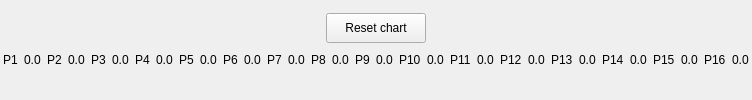
     <widget class="QWidget" name="tlaskan_view_pg_2">
      <property name="enabled">
       <bool>true</bool>
      </property>
      <layout class="QVBoxLayout" name="verticalLayout_8">
       <property name="leftMargin">
        <number>2</number>
       </property>
       <property name="rightMargin">
        <number>2</number>
       </property>
       <item>
        <widget class="QWidget" name="widget_57" native="true">
         <property name="minimumSize">
          <size>
           <width>0</width>
           <height>35</height>
          </size>
         </property>
         <property name="maximumSize">
          <size>
           <width>16777215</width>
           <height>35</height>
          </size>
         </property>
         <layout class="QHBoxLayout" name="horizontalLayout_33">
          <property name="leftMargin">
           <number>1</number>
          </property>
          <property name="topMargin">
           <number>1</number>
          </property>
          <property name="rightMargin">
           <number>1</number>
          </property>
          <property name="bottomMargin">
           <number>1</number>
          </property>
          <item>
           <widget class="QPushButton" name="reset_pressure_chart_btn_2">
            <property name="maximumSize">
             <size>
              <width>100</width>
              <height>30</height>
             </size>
            </property>
            <property name="text">
             <string>Reset chart</string>
            </property>
           </widget>
          </item>
         </layout>
        </widget>
       </item>
       <item>
        <widget class="QWidget" name="widget_2" native="true">
         <property name="maximumSize">
          <size>
           <width>16777215</width>
           <height>30</height>
          </size>
         </property>
         <layout class="QHBoxLayout" name="horizontalLayout_2">
          <property name="leftMargin">
           <number>1</number>
          </property>
          <property name="topMargin">
           <number>1</number>
          </property>
          <property name="rightMargin">
           <number>1</number>
          </property>
          <property name="bottomMargin">
           <number>1</number>
          </property>
          <item>
           <widget class="QLabel" name="label_45">
            <property name="text">
             <string>P1</string>
            </property>
           </widget>
          </item>
          <item>
           <widget class="QLabel" name="lbl_2_p_1">
            <property name="text">
             <string>0.0</string>
            </property>
           </widget>
          </item>
          <item>
           <widget class="QLabel" name="label_47">
            <property name="text">
             <string>P2</string>
            </property>
           </widget>
          </item>
          <item>
           <widget class="QLabel" name="lbl_2_p_2">
            <property name="text">
             <string>0.0</string>
            </property>
           </widget>
          </item>
          <item>
           <widget class="QLabel" name="label_49">
            <property name="text">
             <string>P3</string>
            </property>
           </widget>
          </item>
          <item>
           <widget class="QLabel" name="lbl_2_p_3">
            <property name="text">
             <string>0.0</string>
            </property>
           </widget>
          </item>
          <item>
           <widget class="QLabel" name="label_51">
            <property name="text">
             <string>P4</string>
            </property>
           </widget>
          </item>
          <item>
           <widget class="QLabel" name="lbl_2_p_4">
            <property name="text">
             <string>0.0</string>
            </property>
           </widget>
          </item>
          <item>
           <widget class="QLabel" name="label_53">
            <property name="text">
             <string>P5</string>
            </property>
           </widget>
          </item>
          <item>
           <widget class="QLabel" name="lbl_2_p_5">
            <property name="text">
             <string>0.0</string>
            </property>
           </widget>
          </item>
          <item>
           <widget class="QLabel" name="label_55">
            <property name="text">
             <string>P6</string>
            </property>
           </widget>
          </item>
          <item>
           <widget class="QLabel" name="lbl_2_p_6">
            <property name="text">
             <string>0.0</string>
            </property>
           </widget>
          </item>
          <item>
           <widget class="QLabel" name="label_57">
            <property name="text">
             <string>P7</string>
            </property>
           </widget>
          </item>
          <item>
           <widget class="QLabel" name="lbl_2_p_7">
            <property name="text">
             <string>0.0</string>
            </property>
           </widget>
          </item>
          <item>
           <widget class="QLabel" name="label_59">
            <property name="text">
             <string>P8</string>
            </property>
           </widget>
          </item>
          <item>
           <widget class="QLabel" name="lbl_2_p_8">
            <property name="text">
             <string>0.0</string>
            </property>
           </widget>
          </item>
          <item>
           <widget class="QLabel" name="label_61">
            <property name="text">
             <string>P9</string>
            </property>
           </widget>
          </item>
          <item>
           <widget class="QLabel" name="lbl_2_p_9">
            <property name="text">
             <string>0.0</string>
            </property>
           </widget>
          </item>
          <item>
           <widget class="QLabel" name="label_63">
            <property name="text">
             <string>P10</string>
            </property>
           </widget>
          </item>
          <item>
           <widget class="QLabel" name="lbl_2_p_10">
            <property name="text">
             <string>0.0</string>
            </property>
           </widget>
          </item>
          <item>
           <widget class="QLabel" name="label_65">
            <property name="text">
             <string>P11</string>
            </property>
           </widget>
          </item>
          <item>
           <widget class="QLabel" name="lbl_2_p_11">
            <property name="text">
             <string>0.0</string>
            </property>
           </widget>
          </item>
          <item>
           <widget class="QLabel" name="label_67">
            <property name="text">
             <string>P12</string>
            </property>
           </widget>
          </item>
          <item>
           <widget class="QLabel" name="lbl_2_p_12">
            <property name="text">
             <string>0.0</string>
            </property>
           </widget>
          </item>
          <item>
           <widget class="QLabel" name="label_69">
            <property name="text">
             <string>P13</string>
            </property>
           </widget>
          </item>
          <item>
           <widget class="QLabel" name="lbl_2_p_13">
            <property name="text">
             <string>0.0</string>
            </property>
           </widget>
          </item>
          <item>
           <widget class="QLabel" name="label_71">
            <property name="text">
             <string>P14</string>
            </property>
           </widget>
          </item>
          <item>
           <widget class="QLabel" name="lbl_2_p_14">
            <property name="text">
             <string>0.0</string>
            </property>
           </widget>
          </item>
          <item>
           <widget class="QLabel" name="label_73">
            <property name="text">
             <string>P15</string>
            </property>
           </widget>
          </item>
          <item>
           <widget class="QLabel" name="lbl_2_p_15">
            <property name="text">
             <string>0.0</string>
            </property>
           </widget>
          </item>
          <item>
           <widget class="QLabel" name="label_75">
            <property name="text">
             <string>P16</string>
            </property>
           </widget>
          </item>
          <item>
           <widget class="QLabel" name="lbl_2_p_16">
            <property name="text">
             <string>0.0</string>
            </property>
           </widget>
          </item>
         </layout>
        </widget>
       </item>
       <item>
        <widget class="QWidget" name="widget_35" native="true">
         <layout class="QHBoxLayout" name="pressure_chart_lo_2">
          <property name="leftMargin">
           <number>0</number>
          </property>
          <property name="topMargin">
           <number>0</number>
          </property>
          <property name="rightMargin">
           <number>0</number>
          </property>
          <property name="bottomMargin">
           <number>0</number>
          </property>
         </layout>
        </widget>
       </item>
      </layout>
     </widget>
